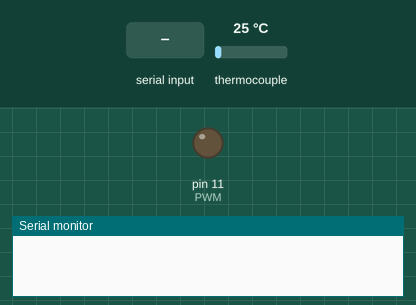
Simulated run of this sketch. Board: Arduino Uno, built with avr-gcc and run on an emulated ATmega328P. Shown: output pins drawn as LEDs (lit = HIGH), the last lines printed to the serial monitor. Inputs (shaded band) come from the test bench; at power-on: thermocouple 25 °C.

Above: at 1.2 s.
1.3 s: "90,45\n" received over Serial
At 1.9 s:
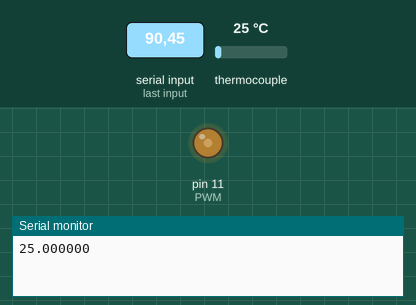
4.3 s: "30,150\n" received over Serial
At 5.4 s:
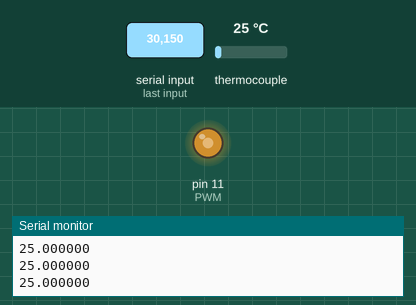
7.3 s: "200\n" received over Serial
At 8.7 s:
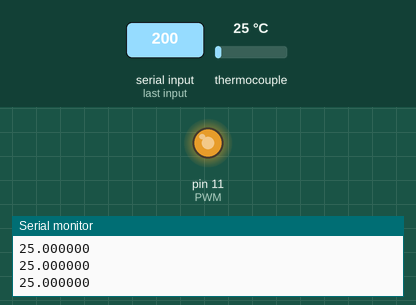
10.3 s: "90\n" received over Serial
At 11.1 s:
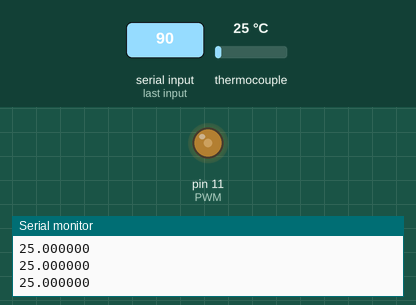
Timing chart, 0 to 13.5 s (numbered marks = the images above; inputs shaded):
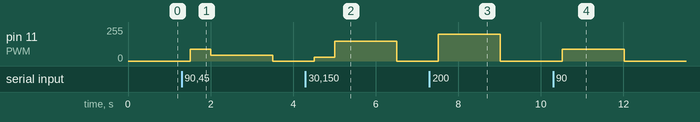

The sketch:

matlab_transfer_func.ino
```cpp
#include <Adafruit_MAX31865.h>

// Use software SPI: CS, DI, DO, CLK
Adafruit_MAX31865 thermo = Adafruit_MAX31865(6, 5, 4, 3);
double input, output;    // Current input and output
// The value of the Rref resistor. Use 430.0 for PT100 and 4300.0 for PT1000
#define RREF      430.0
// 100.0 for PT100, 1000.0 for PT1000
#define RNOMINAL  100.0
int pwmval = 0;
const int PWM = 11;

void setup() {
  Serial.begin(115200, SERIAL_8N1); // Set the baud rate to match the MATLAB script
  pinMode(PWM, OUTPUT);
  thermo.begin(MAX31865_2WIRE);  // set to 2WIRE or 4WIRE as necessary
}

void loop() {

  input = thermo.temperature(RNOMINAL, RREF);

  if (Serial.available() > 0)
  {
    pwmval = Serial.parseInt();
    Serial.println(input, 6); // 6 decimal places precision
  }

  analogWrite(PWM, pwmval);

// Print out for debug
//  Serial.println(pwmval);
//  Serial.println(input);
// The delay is pretty slow if you ask
  delay (500);

}
```

Measured:
- after the input at 1.3 s, pin 11 (PWM): 0/255 → 90/255 after 0.20 s, → 45/255 0.50 s later, → 0/255 1.5 s later
- after the input at 4.3 s, pin 11 (PWM): 0/255 → 30/255 after 0.21 s, → 150/255 0.50 s later, → 0/255 1.5 s later
- after the input at 7.3 s, pin 11 (PWM): 0/255 → 200/255 after 0.21 s, → 0/255 1.5 s later
- after the input at 10.3 s, pin 11 (PWM): 0/255 → 90/255 after 0.22 s, → 0/255 1.5 s later
